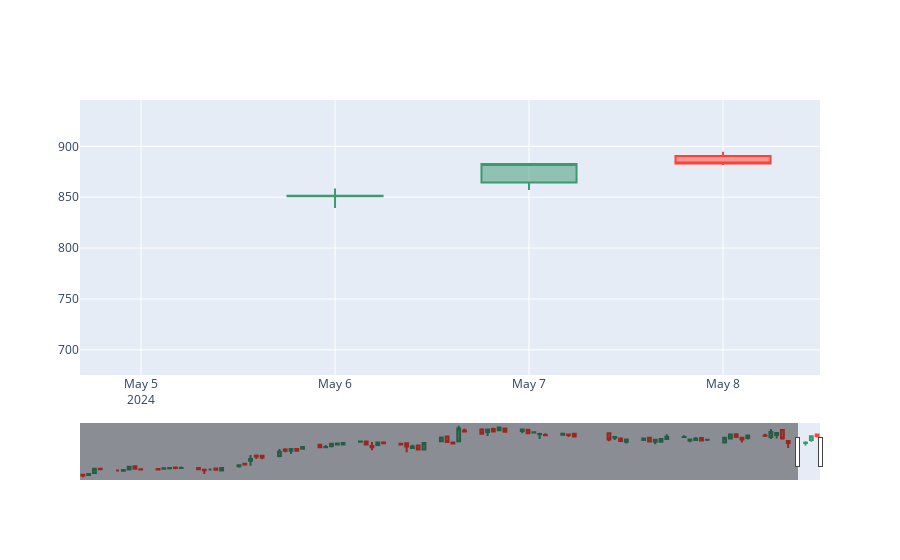

The notebook cell saved with this chart:
### Code cell
fig = go.Figure(data=[go.Candlestick(x=df.Date,
                                     open=df.Open,
                                     high=df.High,
                                     low=df.Low,
                                     close=df.Close)])

fig.show()
